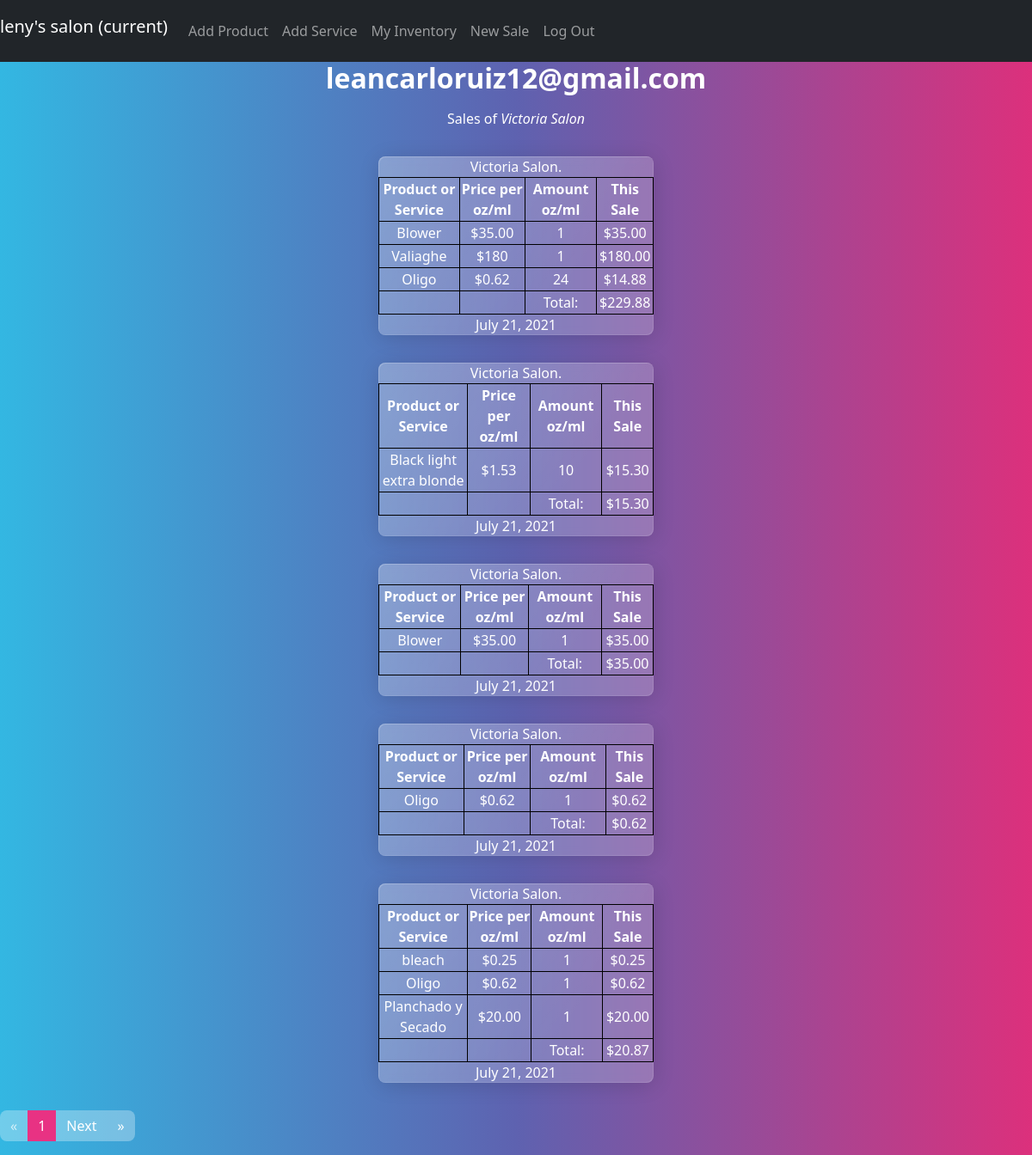
Screenshot of / (signed in) with the database file from the repository.
### saloninventory/models.py (models this page shows)
class User(AbstractUser):
    pass

class Sale(models.Model):
    sales_person = models.ForeignKey(
        "User", on_delete=models.CASCADE, related_name="sales_person")
    total = models.DecimalField(max_digits=10, decimal_places=2)
    sold_products = models.ManyToManyField(
        "Products", blank=True, related_name="sold_products")
    sold_services = models.ManyToManyField(
        "Services", blank=True, related_name="sold_services")
    sale_html = models.CharField(max_length=2000, blank=True)
    timestamp = models.DateTimeField(auto_now_add=True)
    def serialize(self):
        return{
            "Sale_id": self.id,
            "Sold_products": [{"prodName":Products.product_name,
                               "prodImage": Products.image} for Products in self.sold_products.all()],
            "Sold_services": [Services.service_name for Services in self.sold_services.all()],
            "Sale_date": [{"day":self.timestamp.day,
                           "month":self.timestamp.month,
                           "year":self.timestamp.year,
                           "date":self.timestamp.strftime("%B %d, %Y")#, %I:%M %p")
                            }],
            "Total":self.total,
            "Sold_html": self.sale_html,
        }

### saloninventory/views.py (the view)
# urls.py: path('', views.index, name='index'),
def index(request):
    if request.user.is_authenticated:
        return Sales_pag(request)
    else:
        return HttpResponseRedirect(reverse("login"))

### saloninventory/views.py (called while the page is built)
@login_required
def Sales_pag(request):
    my_sales = Sale.objects.filter(sales_person=request.user)
    my_sales = my_sales.order_by("-timestamp").all()
    paginator = Paginator([my_sale.serialize() for my_sale in my_sales], 5)
    page_number = request.GET.get('page')
    page_obj = paginator.get_page(page_number)
    page_items = len(page_obj)
    return render(request, "saloninventory/index.html", {'page_obj': page_obj,
                                                          'page_items':page_items})

### saloninventory/templates/saloninventory/index.html (shortened to what this page needs)
{% extends "saloninventory/layout.html" %} {% load static %}
  {% block body %}
  <h2 style="text-align: center">{{ request.user.email }}</h2>
  <div
    id="indexdiv"
    style="text-align: center; margin-left: auto; margin-right: auto"
  >
    <div id="itemAmount" name = "{{page_items}}" class="text-center">
      <figcaption class="blockquote-header">
        Sales of <cite title="Source Title">{{request.user.first_name}}</cite>
      </figcaption>
      {% for sale in page_obj.object_list %}
      <div
        class="card border-success mb-3"
        style="
          max-width: 20rem;
          text-align: center;
          margin-left: auto;
          margin-right: auto;
        "
      >
        <div class="header">{{request.user.first_name}}.</div>
        <table>
          {{sale.Sold_html|safe}}
        </table>
        <div class="footer">
          {%for date in sale.Sale_date%} {{date.date}}{% endfor %}
        </div>
      </div>
      {% endfor %}
    </div>
    <div>
      <ul class="pagination">
        {% if page_obj.has_previous %}
        <a href="?page=1" class="page-link">&laquo; </a>
        <a href="?page={{ page_obj.previous_page_number }}" class="page-link"
          >Previous</a
        >
        {% else %}
        <li class="page-item disabled">
          <a class="page-link" href="#">&laquo; </a>
        </li>
        {% endif %}
        <li class="page-item active">
          <a class="page-link" href="">{{ page_obj.number }}</a>
        </li>
        {% if page_obj.has_next %}
        <li class="page-item">
          <a class="page-link" href="?page={{ page_obj.next_page_number }}"
            >Next</a
          >
        </li>
        <li class="page-item">
          <a class="page-link" href="?page={{ page_obj.paginator.num_pages }}">
            &raquo;</a
          >
        </li>
        {%else%}
        <li class="page-item disabled">
          <a class="page-link" href="?page={{ page_obj.paginator.num_pages }}">
            &raquo;</a
          >
        </li>
        {% endif %}
      </ul>
    </div>
  </div>
   {% endblock %}

### saloninventory/templates/saloninventory/layout.html (shortened to what this page needs)
{% load static %}
<!DOCTYPE html>
<html lang="en">
  <head>
    <link rel="stylesheet" type="text/css" href="https://bootswatch.com/5/quartz/bootstrap.min.css">
    <link rel="stylesheet" href="{% static 'saloninventory/styles.css' %}" />
  </head>
  <body>
    <nav class="navbar navbar-expand-lg navbar-dark bg-dark">
      <div class="collapse navbar-collapse" id="navbarColor02">
        <ul class="navbar-nav mr-auto">
          {% if user.is_authenticated %}
          <li class="nav-item active">
            <a
              class="navbar-brand"
              href="{% url 'index' %}"
              name="{{user.id}}"
              id="userid"
              >{{ user.username }}'s salon
              <span class="sr-only">(current)</span>
            </a>
          </li>
          <li class="nav-item">
            <a class="nav-link" href="{% url 'addproduct' %}" id="newitem"
              >Add Product</a
            >
          </li>
          <li class="nav-item">
            <a class="nav-link" href="{% url 'addService' %}" id="newservice"
              >Add Service</a
            >
          </li>
          <li class="nav-item">
            <a class="nav-link" href="{% url 'inventory' %}" id="inventory">My Inventory</a>
          </li>
          <li class="nav-item">
            <a class="nav-link" href="{% url 'newSale' %}" id="newSale"
              >New Sale</a
            >
          </li>
          <li class="nav-item">
            <a class="nav-link" href="{% url 'logout' %}">Log Out</a>
          </li>
          {% endif %}
        </ul>
      </div>
    </nav>
    <div class="body">{% block body %} {% endblock %}</div>
  </body>
</html>

### saloninventory/templates/saloninventory/index.html (style rules this page uses)
table, th, td { border: 1px solid black; }

### rows the page displays
User: username "leny", user.email "leancarloruiz12@gmail.com", user.first_name "Victoria Salon", user.first_name "Victoria Salon" "Victoria Salon" "Victoria Salon" "Victoria Salon" "Victoria Salon"
Sale: Sold_html "Product or Service Price per oz/ml Amount oz/ml This Sale Blower $35.00 1 $35.00 Valiaghe $180 1 $180.00 Oligo $0.62 24 $14.88 Total: $229.88"
Sale: Sold_html "Product or Service Price per oz/ml Amount oz/ml This Sale Black light extra blonde $1.53 10 $15.30 Total: $15.30"
Sale: Sold_html "Product or Service Price per oz/ml Amount oz/ml This Sale Blower $35.00 1 $35.00 Total: $35.00"
Sale: Sold_html "Product or Service Price per oz/ml Amount oz/ml This Sale Oligo $0.62 1 $0.62 Total: $0.62"
Sale: Sold_html "Product or Service Price per oz/ml Amount oz/ml This Sale bleach $0.25 1 $0.25 Oligo $0.62 1 $0.62 Planchado y Secado $20.00 1 $20.00 Total: $20.87"

### other values shown
{{ date.date }} "July 21, 2021" "July 21, 2021" "July 21, 2021" "July 21, 2021" "July 21, 2021"
{{ page_obj.number }} "1"
